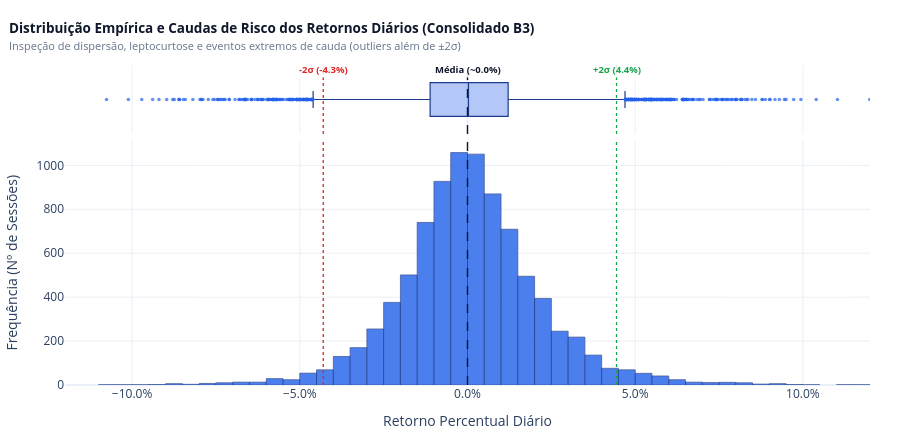

Notebook source saved alongside this figure:
### Markdown cell above
### Pergunta de Negócio 3:
> *Como se comportam estatisticamente os retornos diários dos ativos (dispersão, assimetria e caudas de risco de mercado)?*

**Justificativa Analítica:**  
Histograma de distribuição de frequência com boxplot marginal superior, permitindo inspecionar visualmente a presença de assimetria e caudas grossas (*fat tails*) nos retornos diários dos papéis negociados na B3.

### Code cell
# Gráfico 3: Distribuição e Caudas de Risco dos Retornos Diários
from plotly.subplots import make_subplots
import plotly.graph_objects as go

df_ret = df[df["ret_diario"] != 0.0].copy()

media_ret = df_ret["ret_diario"].mean()
std_ret = df_ret["ret_diario"].std()
lim_inf = media_ret - 2 * std_ret
lim_sup = media_ret + 2 * std_ret

# 1. Dois painéis compactos com controle estrito de altura
fig_dist = make_subplots(
    rows=2, cols=1,
    row_heights=[0.22, 0.78],
    shared_xaxes=True,
    vertical_spacing=0.02
)

# 2. Boxplot superior limpo (sem hover invasivo)
fig_dist.add_trace(
    go.Box(
        x=df_ret["ret_diario"],
        name="",
        marker=dict(color="#2563EB", size=3.5, opacity=0.7),
        line=dict(color="#1E3A8A", width=1.2),
        fillcolor="rgba(37, 99, 235, 0.35)",
        orientation="h",
        showlegend=False,
        hoverinfo="none"
    ),
    row=1, col=1
)

# 3. Histograma inferior
fig_dist.add_trace(
    go.Histogram(
        x=df_ret["ret_diario"],
        nbinsx=100,
        marker=dict(
            color="#2563EB",
            opacity=0.82,
            line=dict(width=0.8, color="#1E3A8A")
        ),
        showlegend=False,
        hovertemplate="Intervalo: <b>%{x:.1%}</b><br>Pregões Registrados: <b>%{y} sessões</b><extra></extra>"
    ),
    row=2, col=1
)

# 4. Linhas verticais de dispersão
fig_dist.add_vline(x=0.0, line_dash="dash", line_color="#0F172A", line_width=1.4)
fig_dist.add_vline(x=lim_inf, line_dash="dot", line_color="#DC2626", line_width=1.3)
fig_dist.add_vline(x=lim_sup, line_dash="dot", line_color="#16A34A", line_width=1.3)

# 5. Anotações posicionadas na linha divisória limpa (ZERO colisão com subtítulo)
fig_dist.add_annotation(
    x=0.0, y=0.96, xref="x", yref="paper", yanchor="bottom",
    text="<b>Média (~0.0%)</b>",
    showarrow=False,
    font=dict(size=9.5, color="#0F172A"),
    bgcolor="rgba(255,255,255,0.85)"
)
fig_dist.add_annotation(
    x=lim_inf, y=0.96, xref="x", yref="paper", yanchor="bottom",
    text=f"<b>-2σ ({lim_inf:.1%})</b>",
    showarrow=False,
    font=dict(size=9.5, color="#DC2626"),
    bgcolor="rgba(255,255,255,0.85)"
)
fig_dist.add_annotation(
    x=lim_sup, y=0.96, xref="x", yref="paper", yanchor="bottom",
    text=f"<b>+2σ ({lim_sup:.1%})</b>",
    showarrow=False,
    font=dict(size=9.5, color="#16A34A"),
    bgcolor="rgba(255,255,255,0.85)"
)

# 6. Layout compacto para visualização imediata sem rolagem no VS Code
fig_dist.update_layout(
    title=dict(
        text="<b>Distribuição Empírica e Caudas de Risco dos Retornos Diários (Consolidado B3)</b><br>"
             "<span style='font-size: 11px; color: #64748B;'>Inspeção de dispersão, leptocurtose e eventos extremos de cauda (outliers além de ±2σ)</span>",
        font=dict(size=13.5, color="#0F172A"),
        x=0.01
    ),
    template="plotly_white",
    height=440,
    hoverlabel=dict(
        bgcolor="#1E293B",
        font_color="#FFFFFF",
        bordercolor="#FFFFFF",
        font_size=11,
        font_family="Segoe UI, Arial, sans-serif"
    ),
    margin=dict(r=30, t=65, b=55, l=60)
)

fig_dist.update_xaxes(showticklabels=False, row=1, col=1)
fig_dist.update_xaxes(
    title_text="Retorno Percentual Diário",
    tickformat=".1%",
    showgrid=True,
    gridcolor="rgba(226, 232, 240, 0.7)",
    range=[-0.12, 0.12],
    row=2, col=1
)
fig_dist.update_yaxes(showticklabels=False, showgrid=False, row=1, col=1)
fig_dist.update_yaxes(
    title_text="Frequência (Nº de Sessões)",
    showgrid=True,
    gridcolor="rgba(226, 232, 240, 0.7)",
    row=2, col=1
)

fig_dist.show()

### Figure 1 — Plotly figure (JSON) as saved in the notebook; plotly's stock layout.template omitted (floating-point values rounded to 4 significant figures; data arrays with more than 128 entries replaced by an {"elided": "..."} marker saying what was removed)
{"data": [{"fillcolor": "rgba(37, 99, 235, 0.35)", "hoverinfo": "none", "line": {"color": "#1E3A8A", "width": 1.2}, "marker": {"color": "#2563EB", "opacity": 0.7, "size": 3.5}, "name": "", "orientation": "h", "showlegend": false, "type": "box", "x": {"elided": "8841 float values"}, "xaxis": "x", "yaxis": "y"}, {"hovertemplate": "Intervalo: <b>%{x:.1%}</b><br>Pregões Registrados: <b>%{y} sessões</b><extra></extra>", "marker": {"color": "#2563EB", "line": {"color": "#1E3A8A", "width": 0.8}, "opacity": 0.82}, "nbinsx": 100, "showlegend": false, "type": "histogram", "x": {"elided": "8841 float values"}, "xaxis": "x2", "yaxis": "y2"}], "layout": {"annotations": [{"bgcolor": "rgba(255,255,255,0.85)", "font": {"color": "#0F172A", "size": 9.5}, "showarrow": false, "text": "<b>Média (~0.0%)</b>", "x": 0, "xref": "x", "y": 0.96, "yanchor": "bottom", "yref": "paper"}, {"bgcolor": "rgba(255,255,255,0.85)", "font": {"color": "#DC2626", "size": 9.5}, "showarrow": false, "text": "<b>-2σ (-4.3%)</b>", "x": -0.04301, "xref": "x", "y": 0.96, "yanchor": "bottom", "yref": "paper"}, {"bgcolor": "rgba(255,255,255,0.85)", "font": {"color": "#16A34A", "size": 9.5}, "showarrow": false, "text": "<b>+2σ (4.4%)</b>", "x": 0.04443, "xref": "x", "y": 0.96, "yanchor": "bottom", "yref": "paper"}], "height": 440, "hoverlabel": {"bgcolor": "#1E293B", "bordercolor": "#FFFFFF", "font": {"color": "#FFFFFF", "family": "Segoe UI, Arial, sans-serif", "size": 11}}, "margin": {"b": 55, "l": 60, "r": 30, "t": 65}, "shapes": [{"line": {"color": "#0F172A", "dash": "dash", "width": 1.4}, "type": "line", "x0": 0, "x1": 0, "xref": "x", "y0": 0, "y1": 1, "yref": "y domain"}, {"line": {"color": "#0F172A", "dash": "dash", "width": 1.4}, "type": "line", "x0": 0, "x1": 0, "xref": "x2", "y0": 0, "y1": 1, "yref": "y2 domain"}, {"line": {"color": "#DC2626", "dash": "dot", "width": 1.3}, "type": "line", "x0": -0.04301, "x1": -0.04301, "xref": "x", "y0": 0, "y1": 1, "yref": "y domain"}, {"line": {"color": "#DC2626", "dash": "dot", "width": 1.3}, "type": "line", "x0": -0.04301, "x1": -0.04301, "xref": "x2", "y0": 0, "y1": 1, "yref": "y2 domain"}, {"line": {"color": "#16A34A", "dash": "dot", "width": 1.3}, "type": "line", "x0": 0.04443, "x1": 0.04443, "xref": "x", "y0": 0, "y1": 1, "yref": "y domain"}, {"line": {"color": "#16A34A", "dash": "dot", "width": 1.3}, "type": "line", "x0": 0.04443, "x1": 0.04443, "xref": "x2", "y0": 0, "y1": 1, "yref": "y2 domain"}], "title": {"font": {"color": "#0F172A", "size": 13.5}, "text": "<b>Distribuição Empírica e Caudas de Risco dos Retornos Diários (Consolidado B3)</b><br><span style='font-size: 11px; color: #64748B;'>Inspeção de dispersão, leptocurtose e eventos extremos de cauda (outliers além de ±2σ)</span>", "x": 0.01}, "xaxis": {"anchor": "y", "domain": [0, 1], "matches": "x2", "showticklabels": false}, "xaxis2": {"anchor": "y2", "domain": [0, 1], "gridcolor": "rgba(226, 232, 240, 0.7)", "range": [-0.12, 0.12], "showgrid": true, "tickformat": ".1%", "title": {"text": "Retorno Percentual Diário"}}, "yaxis": {"anchor": "x", "domain": [0.7844, 1], "showgrid": false, "showticklabels": false}, "yaxis2": {"anchor": "x2", "domain": [0, 0.7644], "gridcolor": "rgba(226, 232, 240, 0.7)", "showgrid": true, "title": {"text": "Frequência (Nº de Sessões)"}}}}
